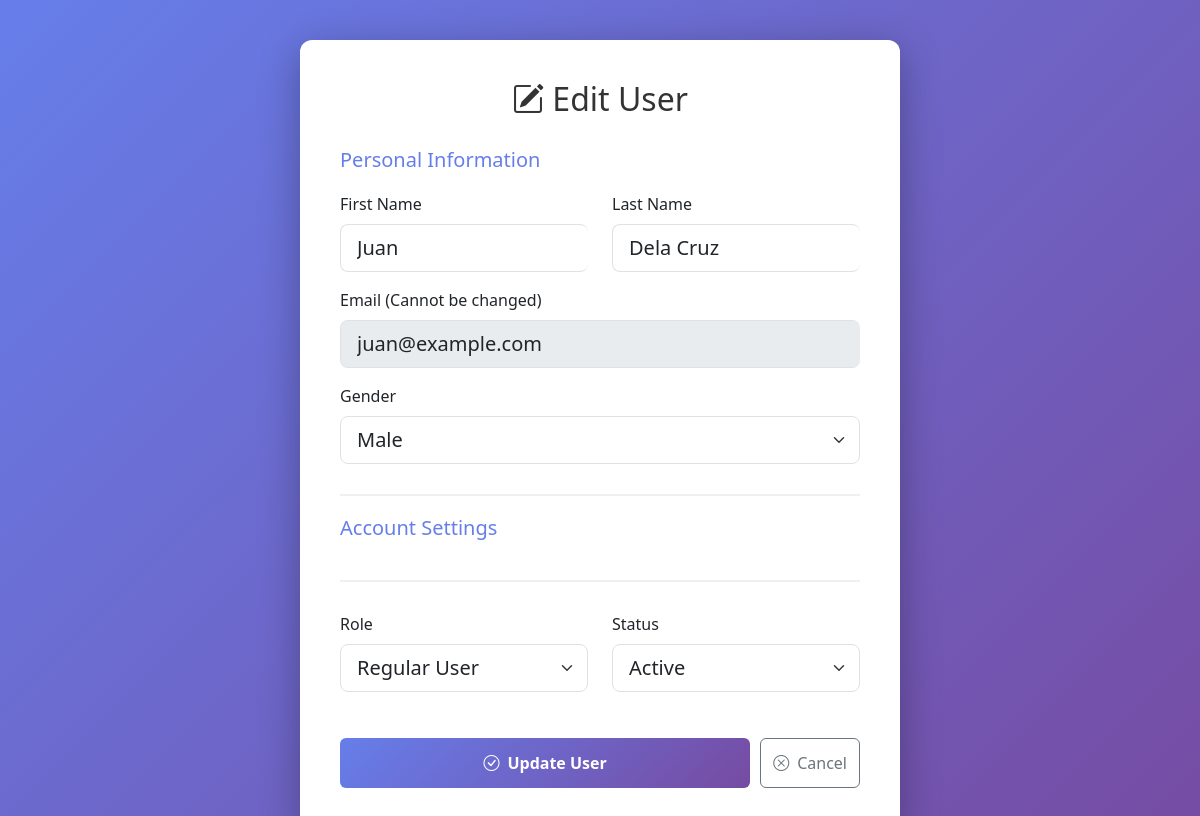
/pages/admin/edit_user.php?id=2 (signed in), run on the app's committed database.
### tables this page shows
CREATE TABLE users (
    id INT PRIMARY KEY AUTO_INCREMENT,
    first_name VARCHAR(100) NOT NULL,
    last_name VARCHAR(100) NOT NULL,
    email VARCHAR(100) UNIQUE NOT NULL,
    password VARCHAR(255) NOT NULL,
    gender ENUM('Male', 'Female', 'Other') NOT NULL,
    role ENUM('admin', 'user') NOT NULL DEFAULT 'user',
    status ENUM('active', 'inactive') NOT NULL DEFAULT 'active',
    login_attempts INT DEFAULT 0,
    created_at TIMESTAMP DEFAULT CURRENT_TIMESTAMP,
    updated_at TIMESTAMP DEFAULT CURRENT_TIMESTAMP ON UPDATE CURRENT_TIMESTAMP,
    
     
    INDEX idx_email (email),
    INDEX idx_status (status),
    INDEX idx_role (role),
    INDEX idx_created_at (created_at)
);

### includes/functions.php (called while the page is built, shortened)
<?php
function safeOutput($data) {
    return htmlspecialchars($data, ENT_QUOTES, 'UTF-8');
}
function getUserById($conn, $id) {
    $stmt = $conn->prepare("SELECT * FROM users WHERE id = ?");
    $stmt->bind_param("i", $id);
    $stmt->execute();
    $result = $stmt->get_result()->fetch_assoc();
    return $result;
}
?>

### pages/admin/edit_user.php (the view, shortened to what this page needs)
<?php
include "../../includes/db.php";
include "../../includes/functions.php";
$user_id = $_GET['id'] ?? 0;
$user = getUserById($conn, $user_id);
?>
<!DOCTYPE html>
<html lang="en">
<head>
    <link href="https://cdn.jsdelivr.net/npm/bootstrap@5.3.3/dist/css/bootstrap.min.css" rel="stylesheet">
    <link href="https://cdn.jsdelivr.net/npm/bootstrap-icons@1.11.3/font/bootstrap-icons.css" rel="stylesheet">
    <link rel="stylesheet" href="../../assets/css/style.css">
</head>
<body>
    <div class="form-container">
        <div class="form-card">
            <h2><i class="bi bi-pencil-square"></i> Edit User</h2>
            <form method="POST" action="">
                <h5 style="color: #667eea; margin-bottom: 20px;">Personal Information</h5>
                <div class="row">
                    <div class="col-md-6 mb-3">
                        <label for="first_name" class="form-label">First Name</label>
                        <input
                            type="text"
                            class="form-control form-control-lg"
                            id="first_name"
                            name="first_name"
                            value="<?= safeOutput($user['first_name']) ?>"
                            required
                        >
                    </div>
                    <div class="col-md-6 mb-3">
                        <label for="last_name" class="form-label">Last Name</label>
                        <input
                            type="text"
                            class="form-control form-control-lg"
                            id="last_name"
                            name="last_name"
                            value="<?= safeOutput($user['last_name']) ?>"
                            required
                        >
                    </div>
                </div>
                <div class="mb-3">
                    <label for="email" class="form-label">Email (Cannot be changed)</label>
                    <input
                        type="email"
                        class="form-control form-control-lg"
                        id="email"
                        value="<?= safeOutput($user['email']) ?>"
                        disabled
                    >
                </div>
                <div class="mb-3">
                    <label for="gender" class="form-label">Gender</label>
                    <select
                        class="form-select form-select-lg"
                        id="gender"
                        name="gender"
                        required
                    >
                        <option value="Male" <?= $user['gender'] === 'Male' ? 'selected' : '' ?>>Male</option>
                    </select>
                </div>
                <div class="section-divider">
                    <h5>Account Settings</h5>
                </div>
                <div class="row">
                    <div class="col-md-6 mb-3">
                        <label for="role" class="form-label">Role</label>
                        <select
                            class="form-select form-select-lg"
                            id="role"
                            name="role"
                            required
                        >
                            <option value="user" <?= $user['role'] === 'user' ? 'selected' : '' ?>>Regular User</option>
                        </select>
                    </div>
                    <div class="col-md-6 mb-3">
                        <label for="status" class="form-label">Status</label>
                        <select
                            class="form-select form-select-lg"
                            id="status"
                            name="status"
                            required
                        >
                            <option value="active" <?= $user['status'] === 'active' ? 'selected' : '' ?>>Active</option>
                        </select>
                    </div>
                </div>
                <div class="form-buttons">
                    <button type="submit" class="btn btn-primary btn-update">
                        <i class="bi bi-check-circle me-2"></i>Update User
                    </button>
                    <a href="admin_dashboard.php" class="btn btn-outline-secondary" style="padding: 12px;">
                        <i class="bi bi-x-circle me-2"></i>Cancel
                    </a>
                </div>
            </form>
        </div>
    </div>
</body>
</html>

### assets/css/style.css (style rules this page uses)
:root { --primary-color: #667eea; --secondary-color: #764ba2; }
* { margin: 0; padding: 0; box-sizing: border-box; }
body { font-family: 'Segoe UI', Tahoma, Geneva, Verdana, sans-serif; background: linear-gradient(135deg, var(--primary-color) 0%, var(--secondary-color) 100%); min-height: 100vh; }
body { background: linear-gradient(135deg, #667eea 0%, #764ba2 100%); min-height: 100vh; display: flex; align-items: center; justify-content: center; font-family: 'Segoe UI', Tahoma, Geneva, Verdana, sans-serif; }
.form-control { border-right: none; }
body { background: linear-gradient(135deg, #667eea 0%, #764ba2 100%); min-height: 100vh; display: flex; align-items: center; justify-content: center; font-family: 'Segoe UI', Tahoma, Geneva, Verdana, sans-serif; padding: 20px; }
body { background: #f8f9fa; padding: 20px 0; }
body { background: linear-gradient(135deg, #667eea 0%, #764ba2 100%); min-height: 100vh; padding: 40px 20px; }
.form-container { max-width: 700px; margin: 0 auto; }
.form-card { background: white; border-radius: 12px; box-shadow: 0 10px 40px rgba(0, 0, 0, 0.3); padding: 40px; }
.form-card h2 { color: #333; margin-bottom: 30px; text-align: center; }
.section-divider { margin: 30px 0; padding: 20px 0; border-top: 2px solid #f0f0f0; border-bottom: 2px solid #f0f0f0; }
.section-divider h5 { color: #667eea; margin-bottom: 20px; }
.form-buttons { display: flex; gap: 10px; margin-top: 30px; }
.btn-update { flex: 1; padding: 12px; font-weight: 600; background: linear-gradient(135deg, #667eea 0%, #764ba2 100%); border: none; }
.form-container { max-width: 600px; margin: 0 auto; }
.form-card h2 { color: #dc3545; margin-bottom: 20px; text-align: center; }

### data on the page
users: first_name "Juan", last_name "Dela Cruz", email "juan@example.com", gender "Male", role "Regular User", status "Active"
